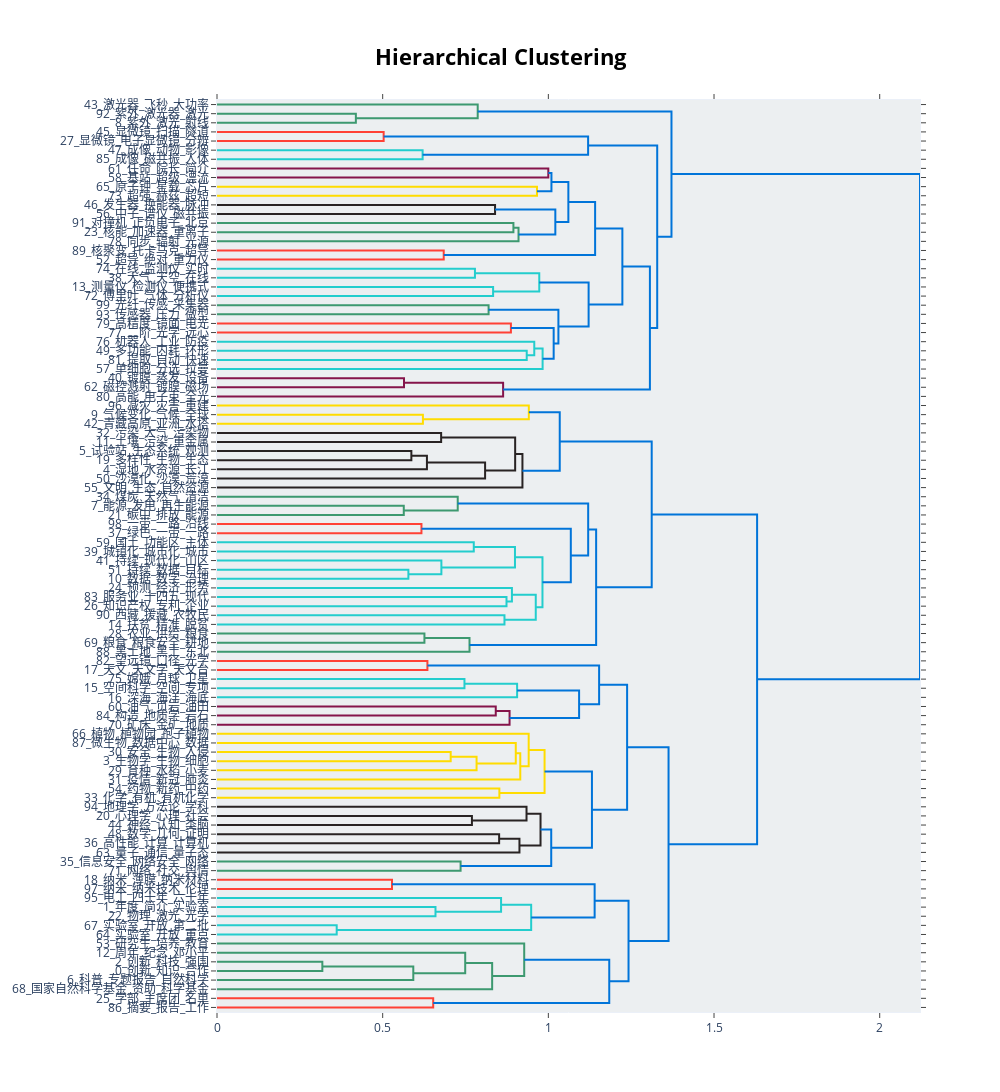

The cell this chart's notebook holds for it:
### Code cell
topic_model.visualize_hierarchy()

### Figure 1 — Plotly figure (JSON) as saved in the notebook; plotly's stock layout.template omitted (floating-point values rounded to 4 significant figures)
{"data": [{"hoverinfo": "text", "marker": {"color": "rgb(61,153,112)"}, "mode": "lines", "type": "scatter", "x": [0, 0.4191, 0.4191, 0], "xaxis": "x", "y": [-15, -15, -25, -25], "yaxis": "y"}, {"hoverinfo": "text", "marker": {"color": "rgb(61,153,112)"}, "mode": "lines", "type": "scatter", "x": [0, 0.7868, 0.7868, 0.4191], "xaxis": "x", "y": [-5, -5, -20, -20], "yaxis": "y"}, {"hoverinfo": "text", "marker": {"color": "rgb(255,65,54)"}, "mode": "lines", "type": "scatter", "x": [0, 0.5029, 0.5029, 0], "xaxis": "x", "y": [-35, -35, -45, -45], "yaxis": "y"}, {"hoverinfo": "text", "marker": {"color": "rgb(35,205,205)"}, "mode": "lines", "type": "scatter", "x": [0, 0.6205, 0.6205, 0], "xaxis": "x", "y": [-55, -55, -65, -65], "yaxis": "y"}, {"hoverinfo": "text", "marker": {"color": "rgb(0,116,217)"}, "mode": "lines", "type": "scatter", "x": [0.5029, 1.12, 1.12, 0.6205], "xaxis": "x", "y": [-40, -40, -60, -60], "yaxis": "y"}, {"hoverinfo": "text", "marker": {"color": "rgb(133,20,75)"}, "mode": "lines", "type": "scatter", "x": [0, 0.9999, 0.9999, 0], "xaxis": "x", "y": [-75, -75, -85, -85], "yaxis": "y"}, {"hoverinfo": "text", "marker": {"color": "rgb(255,220,0)"}, "mode": "lines", "type": "scatter", "x": [0, 0.9656, 0.9656, 0], "xaxis": "x", "y": [-95, -95, -105, -105], "yaxis": "y"}, {"hoverinfo": "text", "marker": {"color": "rgb(0,116,217)"}, "mode": "lines", "type": "scatter", "x": [0.9999, 1.009, 1.009, 0.9656], "xaxis": "x", "y": [-80, -80, -100, -100], "yaxis": "y"}, {"hoverinfo": "text", "marker": {"color": "rgb(40,35,35)"}, "mode": "lines", "type": "scatter", "x": [0, 0.8392, 0.8392, 0], "xaxis": "x", "y": [-115, -115, -125, -125], "yaxis": "y"}, {"hoverinfo": "text", "marker": {"color": "rgb(61,153,112)"}, "mode": "lines", "type": "scatter", "x": [0, 0.8946, 0.8946, 0], "xaxis": "x", "y": [-135, -135, -145, -145], "yaxis": "y"}, {"hoverinfo": "text", "marker": {"color": "rgb(61,153,112)"}, "mode": "lines", "type": "scatter", "x": [0.8946, 0.91, 0.91, 0], "xaxis": "x", "y": [-140, -140, -155, -155], "yaxis": "y"}, {"hoverinfo": "text", "marker": {"color": "rgb(0,116,217)"}, "mode": "lines", "type": "scatter", "x": [0.8392, 1.021, 1.021, 0.91], "xaxis": "x", "y": [-120, -120, -147.5, -147.5], "yaxis": "y"}, {"hoverinfo": "text", "marker": {"color": "rgb(0,116,217)"}, "mode": "lines", "type": "scatter", "x": [1.009, 1.06, 1.06, 1.021], "xaxis": "x", "y": [-90, -90, -133.8, -133.8], "yaxis": "y"}, {"hoverinfo": "text", "marker": {"color": "rgb(255,65,54)"}, "mode": "lines", "type": "scatter", "x": [0, 0.6842, 0.6842, 0], "xaxis": "x", "y": [-165, -165, -175, -175], "yaxis": "y"}, {"hoverinfo": "text", "marker": {"color": "rgb(0,116,217)"}, "mode": "lines", "type": "scatter", "x": [1.06, 1.141, 1.141, 0.6842], "xaxis": "x", "y": [-111.9, -111.9, -170, -170], "yaxis": "y"}, {"hoverinfo": "text", "marker": {"color": "rgb(35,205,205)"}, "mode": "lines", "type": "scatter", "x": [0, 0.7785, 0.7785, 0], "xaxis": "x", "y": [-185, -185, -195, -195], "yaxis": "y"}, {"hoverinfo": "text", "marker": {"color": "rgb(35,205,205)"}, "mode": "lines", "type": "scatter", "x": [0, 0.8333, 0.8333, 0], "xaxis": "x", "y": [-205, -205, -215, -215], "yaxis": "y"}, {"hoverinfo": "text", "marker": {"color": "rgb(35,205,205)"}, "mode": "lines", "type": "scatter", "x": [0.7785, 0.9726, 0.9726, 0.8333], "xaxis": "x", "y": [-190, -190, -210, -210], "yaxis": "y"}, {"hoverinfo": "text", "marker": {"color": "rgb(61,153,112)"}, "mode": "lines", "type": "scatter", "x": [0, 0.8196, 0.8196, 0], "xaxis": "x", "y": [-225, -225, -235, -235], "yaxis": "y"}, {"hoverinfo": "text", "marker": {"color": "rgb(255,65,54)"}, "mode": "lines", "type": "scatter", "x": [0, 0.887, 0.887, 0], "xaxis": "x", "y": [-245, -245, -255, -255], "yaxis": "y"}, {"hoverinfo": "text", "marker": {"color": "rgb(35,205,205)"}, "mode": "lines", "type": "scatter", "x": [0, 0.9347, 0.9347, 0], "xaxis": "x", "y": [-275, -275, -285, -285], "yaxis": "y"}, {"hoverinfo": "text", "marker": {"color": "rgb(35,205,205)"}, "mode": "lines", "type": "scatter", "x": [0, 0.9575, 0.9575, 0.9347], "xaxis": "x", "y": [-265, -265, -280, -280], "yaxis": "y"}, {"hoverinfo": "text", "marker": {"color": "rgb(35,205,205)"}, "mode": "lines", "type": "scatter", "x": [0.9575, 0.9827, 0.9827, 0], "xaxis": "x", "y": [-272.5, -272.5, -295, -295], "yaxis": "y"}, {"hoverinfo": "text", "marker": {"color": "rgb(0,116,217)"}, "mode": "lines", "type": "scatter", "x": [0.887, 1.016, 1.016, 0.9827], "xaxis": "x", "y": [-250, -250, -283.8, -283.8], "yaxis": "y"}, {"hoverinfo": "text", "marker": {"color": "rgb(0,116,217)"}, "mode": "lines", "type": "scatter", "x": [0.8196, 1.03, 1.03, 1.016], "xaxis": "x", "y": [-230, -230, -266.9, -266.9], "yaxis": "y"}, {"hoverinfo": "text", "marker": {"color": "rgb(0,116,217)"}, "mode": "lines", "type": "scatter", "x": [0.9726, 1.122, 1.122, 1.03], "xaxis": "x", "y": [-200, -200, -248.4, -248.4], "yaxis": "y"}, {"hoverinfo": "text", "marker": {"color": "rgb(0,116,217)"}, "mode": "lines", "type": "scatter", "x": [1.141, 1.223, 1.223, 1.122], "xaxis": "x", "y": [-140.9, -140.9, -224.2, -224.2], "yaxis": "y"}, {"hoverinfo": "text", "marker": {"color": "rgb(133,20,75)"}, "mode": "lines", "type": "scatter", "x": [0, 0.5644, 0.5644, 0], "xaxis": "x", "y": [-305, -305, -315, -315], "yaxis": "y"}, {"hoverinfo": "text", "marker": {"color": "rgb(133,20,75)"}, "mode": "lines", "type": "scatter", "x": [0.5644, 0.8635, 0.8635, 0], "xaxis": "x", "y": [-310, -310, -325, -325], "yaxis": "y"}, {"hoverinfo": "text", "marker": {"color": "rgb(0,116,217)"}, "mode": "lines", "type": "scatter", "x": [1.223, 1.306, 1.306, 0.8635], "xaxis": "x", "y": [-182.6, -182.6, -317.5, -317.5], "yaxis": "y"}, {"hoverinfo": "text", "marker": {"color": "rgb(0,116,217)"}, "mode": "lines", "type": "scatter", "x": [1.12, 1.329, 1.329, 1.306], "xaxis": "x", "y": [-50, -50, -250.0, -250.0], "yaxis": "y"}, {"hoverinfo": "text", "marker": {"color": "rgb(0,116,217)"}, "mode": "lines", "type": "scatter", "x": [0.7868, 1.372, 1.372, 1.329], "xaxis": "x", "y": [-12.5, -12.5, -150.0, -150.0], "yaxis": "y"}, {"hoverinfo": "text", "marker": {"color": "rgb(255,220,0)"}, "mode": "lines", "type": "scatter", "x": [0, 0.6215, 0.6215, 0], "xaxis": "x", "y": [-345, -345, -355, -355], "yaxis": "y"}, {"hoverinfo": "text", "marker": {"color": "rgb(255,220,0)"}, "mode": "lines", "type": "scatter", "x": [0, 0.9411, 0.9411, 0.6215], "xaxis": "x", "y": [-335, -335, -350, -350], "yaxis": "y"}, {"hoverinfo": "text", "marker": {"color": "rgb(40,35,35)"}, "mode": "lines", "type": "scatter", "x": [0, 0.6764, 0.6764, 0], "xaxis": "x", "y": [-365, -365, -375, -375], "yaxis": "y"}, {"hoverinfo": "text", "marker": {"color": "rgb(40,35,35)"}, "mode": "lines", "type": "scatter", "x": [0, 0.5866, 0.5866, 0], "xaxis": "x", "y": [-385, -385, -395, -395], "yaxis": "y"}, {"hoverinfo": "text", "marker": {"color": "rgb(40,35,35)"}, "mode": "lines", "type": "scatter", "x": [0.5866, 0.6335, 0.6335, 0], "xaxis": "x", "y": [-390, -390, -405, -405], "yaxis": "y"}, {"hoverinfo": "text", "marker": {"color": "rgb(40,35,35)"}, "mode": "lines", "type": "scatter", "x": [0.6335, 0.8091, 0.8091, 0], "xaxis": "x", "y": [-397.5, -397.5, -415, -415], "yaxis": "y"}, {"hoverinfo": "text", "marker": {"color": "rgb(40,35,35)"}, "mode": "lines", "type": "scatter", "x": [0.6764, 0.8998, 0.8998, 0.8091], "xaxis": "x", "y": [-370, -370, -406.2, -406.2], "yaxis": "y"}, {"hoverinfo": "text", "marker": {"color": "rgb(40,35,35)"}, "mode": "lines", "type": "scatter", "x": [0.8998, 0.9218, 0.9218, 0], "xaxis": "x", "y": [-388.1, -388.1, -425, -425], "yaxis": "y"}, {"hoverinfo": "text", "marker": {"color": "rgb(0,116,217)"}, "mode": "lines", "type": "scatter", "x": [0.9411, 1.034, 1.034, 0.9218], "xaxis": "x", "y": [-342.5, -342.5, -406.6, -406.6], "yaxis": "y"}, {"hoverinfo": "text", "marker": {"color": "rgb(61,153,112)"}, "mode": "lines", "type": "scatter", "x": [0, 0.5637, 0.5637, 0], "xaxis": "x", "y": [-445, -445, -455, -455], "yaxis": "y"}, {"hoverinfo": "text", "marker": {"color": "rgb(61,153,112)"}, "mode": "lines", "type": "scatter", "x": [0, 0.7265, 0.7265, 0.5637], "xaxis": "x", "y": [-435, -435, -450, -450], "yaxis": "y"}, {"hoverinfo": "text", "marker": {"color": "rgb(255,65,54)"}, "mode": "lines", "type": "scatter", "x": [0, 0.617, 0.617, 0], "xaxis": "x", "y": [-465, -465, -475, -475], "yaxis": "y"}, {"hoverinfo": "text", "marker": {"color": "rgb(35,205,205)"}, "mode": "lines", "type": "scatter", "x": [0, 0.7749, 0.7749, 0], "xaxis": "x", "y": [-485, -485, -495, -495], "yaxis": "y"}, {"hoverinfo": "text", "marker": {"color": "rgb(35,205,205)"}, "mode": "lines", "type": "scatter", "x": [0, 0.5776, 0.5776, 0], "xaxis": "x", "y": [-515, -515, -525, -525], "yaxis": "y"}, {"hoverinfo": "text", "marker": {"color": "rgb(35,205,205)"}, "mode": "lines", "type": "scatter", "x": [0, 0.6772, 0.6772, 0.5776], "xaxis": "x", "y": [-505, -505, -520, -520], "yaxis": "y"}, {"hoverinfo": "text", "marker": {"color": "rgb(35,205,205)"}, "mode": "lines", "type": "scatter", "x": [0.7749, 0.8993, 0.8993, 0.6772], "xaxis": "x", "y": [-490, -490, -512.5, -512.5], "yaxis": "y"}, {"hoverinfo": "text", "marker": {"color": "rgb(35,205,205)"}, "mode": "lines", "type": "scatter", "x": [0, 0.8737, 0.8737, 0], "xaxis": "x", "y": [-545, -545, -555, -555], "yaxis": "y"}, {"hoverinfo": "text", "marker": {"color": "rgb(35,205,205)"}, "mode": "lines", "type": "scatter", "x": [0, 0.89, 0.89, 0.8737], "xaxis": "x", "y": [-535, -535, -550, -550], "yaxis": "y"}, {"hoverinfo": "text", "marker": {"color": "rgb(35,205,205)"}, "mode": "lines", "type": "scatter", "x": [0, 0.8676, 0.8676, 0], "xaxis": "x", "y": [-565, -565, -575, -575], "yaxis": "y"}, {"hoverinfo": "text", "marker": {"color": "rgb(35,205,205)"}, "mode": "lines", "type": "scatter", "x": [0.89, 0.962, 0.962, 0.8676], "xaxis": "x", "y": [-542.5, -542.5, -570, -570], "yaxis": "y"}, {"hoverinfo": "text", "marker": {"color": "rgb(35,205,205)"}, "mode": "lines", "type": "scatter", "x": [0.8993, 0.9822, 0.9822, 0.962], "xaxis": "x", "y": [-501.2, -501.2, -556.2, -556.2], "yaxis": "y"}, {"hoverinfo": "text", "marker": {"color": "rgb(0,116,217)"}, "mode": "lines", "type": "scatter", "x": [0.617, 1.068, 1.068, 0.9822], "xaxis": "x", "y": [-470, -470, -528.8, -528.8], "yaxis": "y"}, {"hoverinfo": "text", "marker": {"color": "rgb(0,116,217)"}, "mode": "lines", "type": "scatter", "x": [0.7265, 1.12, 1.12, 1.068], "xaxis": "x", "y": [-442.5, -442.5, -499.4, -499.4], "yaxis": "y"}, {"hoverinfo": "text", "marker": {"color": "rgb(61,153,112)"}, "mode": "lines", "type": "scatter", "x": [0, 0.626, 0.626, 0], "xaxis": "x", "y": [-585, -585, -595, -595], "yaxis": "y"}, {"hoverinfo": "text", "marker": {"color": "rgb(61,153,112)"}, "mode": "lines", "type": "scatter", "x": [0.626, 0.762, 0.762, 0], "xaxis": "x", "y": [-590, -590, -605, -605], "yaxis": "y"}, {"hoverinfo": "text", "marker": {"color": "rgb(0,116,217)"}, "mode": "lines", "type": "scatter", "x": [1.12, 1.144, 1.144, 0.762], "xaxis": "x", "y": [-470.9, -470.9, -597.5, -597.5], "yaxis": "y"}, {"hoverinfo": "text", "marker": {"color": "rgb(0,116,217)"}, "mode": "lines", "type": "scatter", "x": [1.034, 1.312, 1.312, 1.144], "xaxis": "x", "y": [-374.5, -374.5, -534.2, -534.2], "yaxis": "y"}, {"hoverinfo": "text", "marker": {"color": "rgb(255,65,54)"}, "mode": "lines", "type": "scatter", "x": [0, 0.635, 0.635, 0], "xaxis": "x", "y": [-615, -615, -625, -625], "yaxis": "y"}, {"hoverinfo": "text", "marker": {"color": "rgb(35,205,205)"}, "mode": "lines", "type": "scatter", "x": [0, 0.7468, 0.7468, 0], "xaxis": "x", "y": [-635, -635, -645, -645], "yaxis": "y"}, {"hoverinfo": "text", "marker": {"color": "rgb(35,205,205)"}, "mode": "lines", "type": "scatter", "x": [0.7468, 0.9057, 0.9057, 0], "xaxis": "x", "y": [-640, -640, -655, -655], "yaxis": "y"}, {"hoverinfo": "text", "marker": {"color": "rgb(133,20,75)"}, "mode": "lines", "type": "scatter", "x": [0, 0.8413, 0.8413, 0], "xaxis": "x", "y": [-665, -665, -675, -675], "yaxis": "y"}, {"hoverinfo": "text", "marker": {"color": "rgb(133,20,75)"}, "mode": "lines", "type": "scatter", "x": [0.8413, 0.8829, 0.8829, 0], "xaxis": "x", "y": [-670, -670, -685, -685], "yaxis": "y"}, {"hoverinfo": "text", "marker": {"color": "rgb(0,116,217)"}, "mode": "lines", "type": "scatter", "x": [0.9057, 1.093, 1.093, 0.8829], "xaxis": "x", "y": [-647.5, -647.5, -677.5, -677.5], "yaxis": "y"}, {"hoverinfo": "text", "marker": {"color": "rgb(0,116,217)"}, "mode": "lines", "type": "scatter", "x": [0.635, 1.153, 1.153, 1.093], "xaxis": "x", "y": [-620, -620, -662.5, -662.5], "yaxis": "y"}, {"hoverinfo": "text", "marker": {"color": "rgb(255,220,0)"}, "mode": "lines", "type": "scatter", "x": [0, 0.7053, 0.7053, 0], "xaxis": "x", "y": [-715, -715, -725, -725], "yaxis": "y"}, {"hoverinfo": "text", "marker": {"color": "rgb(255,220,0)"}, "mode": "lines", "type": "scatter", "x": [0.7053, 0.7834, 0.7834, 0], "xaxis": "x", "y": [-720, -720, -735, -735], "yaxis": "y"}, {"hoverinfo": "text", "marker": {"color": "rgb(255,220,0)"}, "mode": "lines", "type": "scatter", "x": [0, 0.9017, 0.9017, 0.7834], "xaxis": "x", "y": [-705, -705, -727.5, -727.5], "yaxis": "y"}, {"hoverinfo": "text", "marker": {"color": "rgb(255,220,0)"}, "mode": "lines", "type": "scatter", "x": [0.9017, 0.9153, 0.9153, 0], "xaxis": "x", "y": [-716.2, -716.2, -745, -745], "yaxis": "y"}, {"hoverinfo": "text", "marker": {"color": "rgb(255,220,0)"}, "mode": "lines", "type": "scatter", "x": [0, 0.9406, 0.9406, 0.9153], "xaxis": "x", "y": [-695, -695, -730.6, -730.6], "yaxis": "y"}, {"hoverinfo": "text", "marker": {"color": "rgb(255,220,0)"}, "mode": "lines", "type": "scatter", "x": [0, 0.8522, 0.8522, 0], "xaxis": "x", "y": [-755, -755, -765, -765], "yaxis": "y"}, {"hoverinfo": "text", "marker": {"color": "rgb(255,220,0)"}, "mode": "lines", "type": "scatter", "x": [0.9406, 0.9886, 0.9886, 0.8522], "xaxis": "x", "y": [-712.8, -712.8, -760, -760], "yaxis": "y"}, {"hoverinfo": "text", "marker": {"color": "rgb(40,35,35)"}, "mode": "lines", "type": "scatter", "x": [0, 0.7693, 0.7693, 0], "xaxis": "x", "y": [-785, -785, -795, -795], "yaxis": "y"}, {"hoverinfo": "text", "marker": {"color": "rgb(40,35,35)"}, "mode": "lines", "type": "scatter", "x": [0, 0.9341, 0.9341, 0.7693], "xaxis": "x", "y": [-775, -775, -790, -790], "yaxis": "y"}, {"hoverinfo": "text", "marker": {"color": "rgb(40,35,35)"}, "mode": "lines", "type": "scatter", "x": [0, 0.8515, 0.8515, 0], "xaxis": "x", "y": [-805, -805, -815, -815], "yaxis": "y"}, {"hoverinfo": "text", "marker": {"color": "rgb(40,35,35)"}, "mode": "lines", "type": "scatter", "x": [0.8515, 0.9128, 0.9128, 0], "xaxis": "x", "y": [-810, -810, -825, -825], "yaxis": "y"}, {"hoverinfo": "text", "marker": {"color": "rgb(40,35,35)"}, "mode": "lines", "type": "scatter", "x": [0.9341, 0.9764, 0.9764, 0.9128], "xaxis": "x", "y": [-782.5, -782.5, -817.5, -817.5], "yaxis": "y"}, {"hoverinfo": "text", "marker": {"color": "rgb(61,153,112)"}, "mode": "lines", "type": "scatter", "x": [0, 0.7351, 0.7351, 0], "xaxis": "x", "y": [-835, -835, -845, -845], "yaxis": "y"}, {"hoverinfo": "text", "marker": {"color": "rgb(0,116,217)"}, "mode": "lines", "type": "scatter", "x": [0.9764, 1.009, 1.009, 0.7351], "xaxis": "x", "y": [-800, -800, -840, -840], "yaxis": "y"}, {"hoverinfo": "text", "marker": {"color": "rgb(0,116,217)"}, "mode": "lines", "type": "scatter", "x": [0.9886, 1.132, 1.132, 1.009], "xaxis": "x", "y": [-736.4, -736.4, -820, -820], "yaxis": "y"}, {"hoverinfo": "text", "marker": {"color": "rgb(0,116,217)"}, "mode": "lines", "type": "scatter", "x": [1.153, 1.238, 1.238, 1.132], "xaxis": "x", "y": [-641.2, -641.2, -778.2, -778.2], "yaxis": "y"}, {"hoverinfo": "text", "marker": {"color": "rgb(255,65,54)"}, "mode": "lines", "type": "scatter", "x": [0, 0.5281, 0.5281, 0], "xaxis": "x", "y": [-855, -855, -865, -865], "yaxis": "y"}, {"hoverinfo": "text", "marker": {"color": "rgb(35,205,205)"}, "mode": "lines", "type": "scatter", "x": [0, 0.6594, 0.6594, 0], "xaxis": "x", "y": [-885, -885, -895, -895], "yaxis": "y"}, {"hoverinfo": "text", "marker": {"color": "rgb(35,205,205)"}, "mode": "lines", "type": "scatter", "x": [0, 0.8573, 0.8573, 0.6594], "xaxis": "x", "y": [-875, -875, -890, -890], "yaxis": "y"}, {"hoverinfo": "text", "marker": {"color": "rgb(35,205,205)"}, "mode": "lines", "type": "scatter", "x": [0, 0.3613, 0.3613, 0], "xaxis": "x", "y": [-905, -905, -915, -915], "yaxis": "y"}, {"hoverinfo": "text", "marker": {"color": "rgb(35,205,205)"}, "mode": "lines", "type": "scatter", "x": [0.8573, 0.9482, 0.9482, 0.3613], "xaxis": "x", "y": [-882.5, -882.5, -910, -910], "yaxis": "y"}, {"hoverinfo": "text", "marker": {"color": "rgb(0,116,217)"}, "mode": "lines", "type": "scatter", "x": [0.5281, 1.14, 1.14, 0.9482], "xaxis": "x", "y": [-860, -860, -896.2, -896.2], "yaxis": "y"}, {"hoverinfo": "text", "marker": {"color": "rgb(61,153,112)"}, "mode": "lines", "type": "scatter", "x": [0, 0.3179, 0.3179, 0], "xaxis": "x", "y": [-945, -945, -955, -955], "yaxis": "y"}, {"hoverinfo": "text", "marker": {"color": "rgb(61,153,112)"}, "mode": "lines", "type": "scatter", "x": [0.3179, 0.5924, 0.5924, 0], "xaxis": "x", "y": [-950, -950, -965, -965], "yaxis": "y"}, {"hoverinfo": "text", "marker": {"color": "rgb(61,153,112)"}, "mode": "lines", "type": "scatter", "x": [0, 0.7491, 0.7491, 0.5924], "xaxis": "x", "y": [-935, -935, -957.5, -957.5], "yaxis": "y"}, {"hoverinfo": "text", "marker": {"color": "rgb(61,153,112)"}, "mode": "lines", "type": "scatter", "x": [0.7491, 0.8304, 0.8304, 0], "xaxis": "x", "y": [-946.2, -946.2, -975, -975], "yaxis": "y"}, {"hoverinfo": "text", "marker": {"color": "rgb(61,153,112)"}, "mode": "lines", "type": "scatter", "x": [0, 0.9271, 0.9271, 0.8304], "xaxis": "x", "y": [-925, -925, -960.6, -960.6], "yaxis": "y"}, {"hoverinfo": "text", "marker": {"color": "rgb(255,65,54)"}, "mode": "lines", "type": "scatter", "x": [0, 0.6525, 0.6525, 0], "xaxis": "x", "y": [-985, -985, -995, -995], "yaxis": "y"}, {"hoverinfo": "text", "marker": {"color": "rgb(0,116,217)"}, "mode": "lines", "type": "scatter", "x": [0.9271, 1.184, 1.184, 0.6525], "xaxis": "x", "y": [-942.8, -942.8, -990, -990], "yaxis": "y"}, {"hoverinfo": "text", "marker": {"color": "rgb(0,116,217)"}, "mode": "lines", "type": "scatter", "x": [1.14, 1.242, 1.242, 1.184], "xaxis": "x", "y": [-878.1, -878.1, -966.4, -966.4], "yaxis": "y"}, {"hoverinfo": "text", "marker": {"color": "rgb(0,116,217)"}, "mode": "lines", "type": "scatter", "x": [1.238, 1.363, 1.363, 1.242], "xaxis": "x", "y": [-709.7, -709.7, -922.3, -922.3], "yaxis": "y"}, {"hoverinfo": "text", "marker": {"color": "rgb(0,116,217)"}, "mode": "lines", "type": "scatter", "x": [1.312, 1.63, 1.63, 1.363], "xaxis": "x", "y": [-454.4, -454.4, -816.0, -816.0], "yaxis": "y"}, {"hoverinfo": "text", "marker": {"color": "rgb(0,116,217)"}, "mode": "lines", "type": "scatter", "x": [1.372, 2.122, 2.122, 1.63], "xaxis": "x", "y": [-81.26, -81.26, -635.2, -635.2], "yaxis": "y"}], "layout": {"autosize": false, "height": 1700, "hoverlabel": {"bgcolor": "white", "font": {"family": "Rockwell", "size": 16}}, "hovermode": "closest", "plot_bgcolor": "#ECEFF1", "showlegend": false, "title": {"font": {"color": "Black", "size": 22}, "text": "<b>Hierarchical Clustering</b>", "x": 0.5, "xanchor": "center", "yanchor": "top"}, "width": 1000, "xaxis": {"autorange": true, "mirror": "allticks", "range": [0, 2.122], "rangemode": "tozero", "showgrid": false, "showline": true, "showticklabels": true, "ticks": "outside", "type": "linear", "zeroline": false}, "yaxis": {"mirror": "allticks", "range": [-1000, 0], "rangemode": "tozero", "showgrid": false, "showline": true, "showticklabels": true, "tickmode": "array", "ticks": "outside", "ticktext": ["43_激光器_飞秒_大功率", "92_紫外_激光器_激光", "8_紫外_激光_射线", "45_显微镜_扫描_隧道", "27_显微镜_电子显微镜_分辨", "47_成像_动物_影像", "85_成像_磁共振_人体", "61_任命_院长_简介", "58_基站_超级_漂流", "65_原子钟_星载_芯片", "73_超强_赫兹_超短", "46_发生器_换能器_脉冲", "56_中子_谱仪_磁共振", "91_对撞机_正负电子_北京", "23_核能_加速器_重离子", "78_同步_辐射_光源", "89_核聚变_托卡马克_超导", "52_超导_绝对_重力仪", "74_在线_监测仪_实时", "38_大气_天空_在线", "13_测量仪_检测仪_便携式", "72_傅里叶_气体_分析仪", "99_光纤_传感_采集器", "93_传感器_压力_微型", "79_高精度_镜面_电光", "77_二阶_光学_远心", "76_机器人_工业_防疫", "49_多功能_内耗_环形", "81_提取_自动_快速", "57_单细胞_分选_拉曼", "40_镀膜_蒸发_设备", "62_磁控溅射_镀膜_磁场", "80_高能_电子束_全光", "96_减灾_灾害_重建", "9_气候变化_气候_全球", "42_青藏高原_亚洲_水塔", "32_污染_大气_污染物", "11_土壤_污染_重金属", "5_试验站_生态系统_观测", "19_多样性_生物_生态", "4_湿地_水资源_长江", "50_沙漠化_沙漠_荒漠", "55_文明_生态_自然资源", "34_煤炭_天然气_清洁", "7_能源_发电_再生能源", "21_碳中_排放_能源", "98_一带_一路_沿线", "37_绿色_一带_一路", "59_国土_功能区_主体", "39_城镇化_城市化_城市", "41_持续_现代化_山区", "51_持续_数据_目标", "10_数据_数字_治理", "24_预测_经济_形势", "83_服务业_十四五_现代", "26_知识产权_专利_企业", "90_西藏_援藏_农牧民", "14_扶贫_精准_脱贫", "28_农业_供给_粮食", "69_粮食_粮食安全_耕地", "88_黑土地_黑土_东北", "82_望远镜_口径_光学", "17_天文_天文学_天文台", "75_嫦娥_月球_卫星", "15_空间科学_空间_专项", "16_深海_海洋_海底", "60_油气_页岩_油田", "84_构造_地质学_岩石", "70_矿床_金矿_地质", "66_植物_植物园_孢子植物", "87_微生物_数据中心_数据", "30_安全_生物_入侵", "3_生物学_生物_细胞", "29_育种_水稻_小麦", "31_疫情_新冠_肺炎", "54_药物_新药_中药", "33_化学_有机_有机化学", "94_地理学_方法论_学科", "20_心理学_心理_社会", "44_神经_认知_类脑", "48_数学_几何_证明", "36_高性能_计算_计算机", "63_量子_通信_量子态", "35_信息安全_网络安全_网络", "71_网络_社交_舆情", "18_纳米_薄膜_纳米材料", "97_纳米_纳米技术_伦理", "95_电工_四十年_六十年", "1_年度_简介_实验室", "22_物理_激光_光学", "67_实验室_开放_第二批", "64_实验室_开放_重点", "53_研究生_培养_教育", "12_周年_纪念_邓小平", "2_创新_科技_强国", "0_创新_知识_合作", "6_科普_专题报告_自然科学", "68_国家自然科学基金_资助_科学基金", "25_学部_主席团_名单", "86_摘要_报告_工作"], "tickvals": [-5, -15, -25, -35, -45, -55, -65, -75, -85, -95, -105, -115, -125, -135, -145, -155, -165, -175, -185, -195, -205, -215, -225, -235, -245, -255, -265, -275, -285, -295, -305, -315, -325, -335, -345, -355, -365, -375, -385, -395, -405, -415, -425, -435, -445, -455, -465, -475, -485, -495, -505, -515, -525, -535, -545, -555, -565, -575, -585, -595, -605, -615, -625, -635, -645, -655, -665, -675, -685, -695, -705, -715, -725, -735, -745, -755, -765, -775, -785, -795, -805, -815, -825, -835, -845, -855, -865, -875, -885, -895, -905, -915, -925, -935, -945, -955, -965, -975, -985, -995], "type": "linear", "zeroline": false}}}
